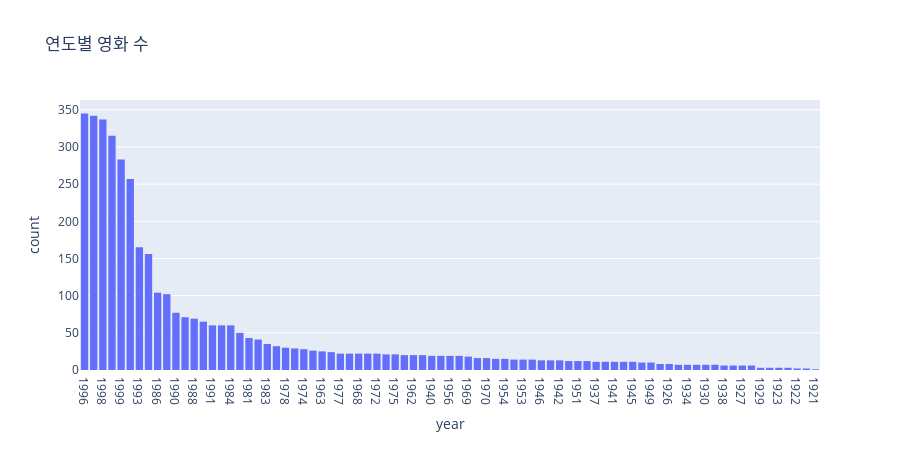

Here is the notebook cell this chart was saved with:
### Markdown cell above
⭐ 연도별 영화 개수

연도별 영화 수를 살펴보겠습니다.

- x축: 연도
- y축: 영화의 개수

### Code cell
# plotly 버전 
movie_count_by_year = px.histogram(movies, x='year', height=450, title='연도별 영화 수').update_xaxes(categoryorder="total descending")
movie_count_by_year

### Figure 1 — Plotly figure (JSON) as saved in the notebook; plotly's stock layout.template omitted (floating-point values rounded to 4 significant figures; data arrays with more than 128 entries replaced by an {"elided": "..."} marker saying what was removed)
{"data": [{"alignmentgroup": "True", "bingroup": "x", "hovertemplate": "year=%{x}<br>count=%{y}<extra></extra>", "legendgroup": "", "marker": {"color": "#636efa", "pattern": {"shape": ""}}, "name": "", "offsetgroup": "", "orientation": "v", "showlegend": false, "type": "histogram", "x": {"elided": "3883 str values"}, "xaxis": "x", "yaxis": "y"}], "layout": {"barmode": "relative", "height": 450, "legend": {"tracegroupgap": 0}, "title": {"text": "연도별 영화 수"}, "xaxis": {"anchor": "y", "categoryorder": "total descending", "domain": [0, 1], "title": {"text": "year"}}, "yaxis": {"anchor": "x", "domain": [0, 1], "title": {"text": "count"}}}}
